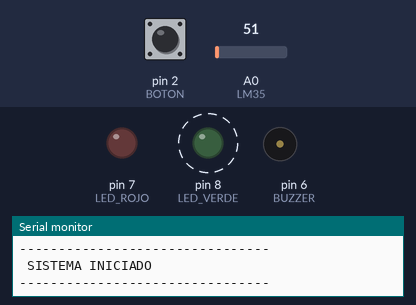
The sketch below on a simulated Arduino Uno, built with avr-gcc and run on an emulated ATmega328P. On the bench: output pins drawn as LEDs (lit = HIGH), buzzer (waves = sounding), the last lines printed to the serial monitor. Dashed ring = blinking. The test bench sets the inputs (shaded band); at power-on: A0 (LM35) = 51, pin 2 (BOTON) LOW.

Above: at 1.2 s.
1.3 s: A0 (LM35) set to 58
5.5 s: A0 (LM35) set to 68
At 6.75 s:
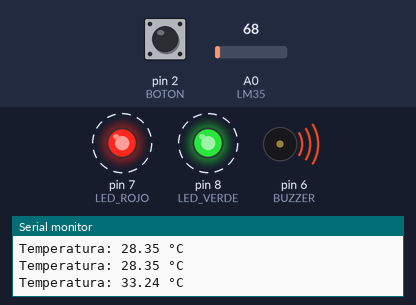
9.3 s: pin 2 (BOTON) pulled HIGH for 0.15 s
At 9.9 s:
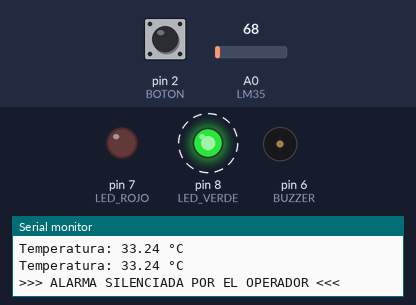
Timing chart, 0 to 18.8 s (numbered marks = the images above; inputs shaded):
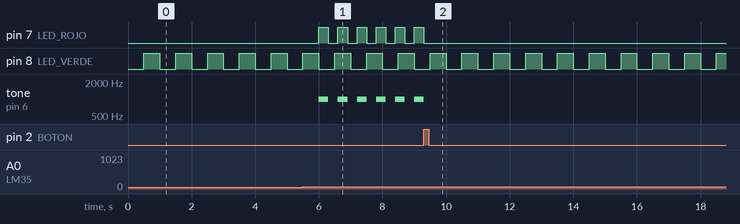

The sketch:

APE9.ino
```cpp
/*
--------------------------------------------------------
SISTEMA DE MONITOREO DE TEMPERATURA
LM35 + Pulsador + LEDs + Buzzer
Sin delay() usando millis()
--------------------------------------------------------
*/

const int LM35 = A0;

const int BOTON = 2;

const int LED_ROJO = 7;
const int LED_VERDE = 8;

const int BUZZER = 6;


//================ TIEMPOS ===================
const unsigned long TIEMPO_HEARTBEAT = 500;
const unsigned long TIEMPO_TELEMETRIA = 2000;
const unsigned long TIEMPO_ALARMA = 300;

//================ VARIABLES ==================
unsigned long tiempoHeartbeat = 0;
unsigned long tiempoTelemetria = 0;
unsigned long tiempoAlarma = 0;

bool estadoHeartbeat = false;
bool estadoAlarma = false;

bool alarmaActiva = false;
bool alarmaSilenciada = false;

float temperatura = 0;


//=============================================
void setup()
{
    Serial.begin(9600);

    pinMode(LED_VERDE, OUTPUT);
    pinMode(LED_ROJO, OUTPUT);

    pinMode(BUZZER, OUTPUT);

    pinMode(BOTON, INPUT);

    Serial.println("--------------------------------");
    Serial.println(" SISTEMA INICIADO ");
    Serial.println("--------------------------------");
}


//=============================================
void loop()
{
    heartbeat();

    leerTemperatura();

    controlarAlarma();

    revisarBoton();
}


//=============================================
// HEARTBEAT
//=============================================
void heartbeat()
{
    if (millis() - tiempoHeartbeat >= TIEMPO_HEARTBEAT)
    {
        tiempoHeartbeat = millis();

        estadoHeartbeat = !estadoHeartbeat;

        digitalWrite(LED_VERDE, estadoHeartbeat);
    }
}


//=============================================
// LECTURA DEL LM35 Y ENVIO SERIAL
//=============================================
void leerTemperatura()
{
    if (millis() - tiempoTelemetria >= TIEMPO_TELEMETRIA)
    {
        tiempoTelemetria = millis();

        int lectura = analogRead(LM35);

        float voltaje = lectura * (5.0 / 1023.0);

        temperatura = voltaje * 100.0;

        Serial.print("Temperatura: ");
        Serial.print(temperatura);
        Serial.println(" °C");
    }
}


//=============================================
// CONTROL DE ALARMA
//=============================================
void controlarAlarma()
{
    if (temperatura > 30)
    {
        alarmaActiva = true;
    }
    else
    {
        alarmaActiva = false;
        alarmaSilenciada = false;

        digitalWrite(LED_ROJO, LOW);
        digitalWrite(BUZZER, LOW);
    }


    if (alarmaActiva && !alarmaSilenciada)
    {
        if (millis() - tiempoAlarma >= TIEMPO_ALARMA)
        {
            tiempoAlarma = millis();

            estadoAlarma = !estadoAlarma;

            digitalWrite(LED_ROJO, estadoAlarma);

            if (estadoAlarma)
                tone(BUZZER, 1000);
            else
                noTone(BUZZER);
        }
    }
}


//=============================================
// BOTON ACKNOWLEDGE
//=============================================
void revisarBoton()
{
    static bool ultimoEstado = LOW;

    bool estadoActual = digitalRead(BOTON);

    if (estadoActual == HIGH && ultimoEstado == LOW)
    {
        if (alarmaActiva)
        {
            alarmaSilenciada = true;

            digitalWrite(LED_ROJO, LOW);

            noTone(BUZZER);

            Serial.println(">>> ALARMA SILENCIADA POR EL OPERADOR <<<");
        }
    }

    ultimoEstado = estadoActual;
}
```

Measured:
- the behaviour switches between 61 and 62 on A0 (LM35) (found by bisection; images 0 and 1)
- after the input at 5.5 s, pin 7 (LED_ROJO): alternates HIGH for 0.30 s and LOW for 0.30 s, starting after 0.50 s; tone on pin 6 (BUZZER): alternates 1000 Hz for 0.30 s and silent for 0.30 s, starting after 0.50 s
- after the input at 9.3 s, pin 7 (LED_ROJO): goes on until 9.3 s, then stays LOW; tone on pin 6 (BUZZER): goes on until 9.3 s, then stays silent
- by itself, pin 8 (LED_VERDE): alternates HIGH for 0.50 s and LOW for 0.50 s
